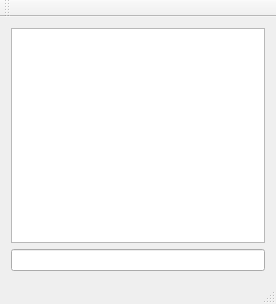
<?xml version="1.0" encoding="UTF-8"?>
<ui version="4.0">
 <class>MainWindow</class>
 <widget class="QMainWindow" name="MainWindow">
  <property name="geometry">
   <rect>
    <x>0</x>
    <y>0</y>
    <width>276</width>
    <height>304</height>
   </rect>
  </property>
  <property name="windowTitle">
   <string>MainWindow</string>
  </property>
  <widget class="QWidget" name="centralWidget">
   <layout class="QHBoxLayout" name="horizontalLayout">
    <item>
     <layout class="QVBoxLayout" name="verticalLayout">
      <item>
       <widget class="QTableView" name="tableView"/>
      </item>
      <item>
       <widget class="QLineEdit" name="lineEdit"/>
      </item>
     </layout>
    </item>
   </layout>
  </widget>
  <widget class="QMenuBar" name="menuBar">
   <property name="geometry">
    <rect>
     <x>0</x>
     <y>0</y>
     <width>276</width>
     <height>22</height>
    </rect>
   </property>
  </widget>
  <widget class="QToolBar" name="mainToolBar">
   <attribute name="toolBarArea">
    <enum>TopToolBarArea</enum>
   </attribute>
   <attribute name="toolBarBreak">
    <bool>false</bool>
   </attribute>
  </widget>
  <widget class="QStatusBar" name="statusBar"/>
 </widget>
 <layoutdefault spacing="6" margin="11"/>
 <resources/>
 <connections/>
</ui>
